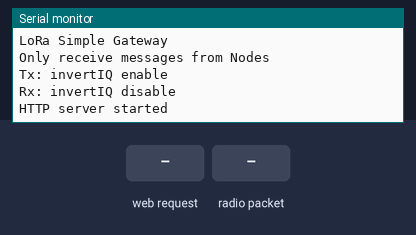
Simulated run of this sketch. Board: ESP32. Parts: the last lines printed to the serial monitor. The test bench sets the inputs (shaded band). No radio packets arrive unless stated.

Above: at 1.3 s.
1.4 s: HTTP request GET / received
At 2.5 s:
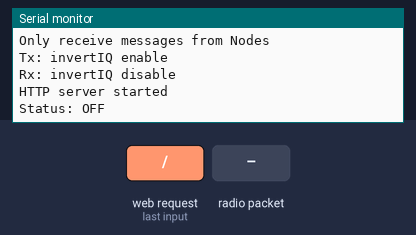
2.9 s: radio packet "1" arrives
At 3.4 s:
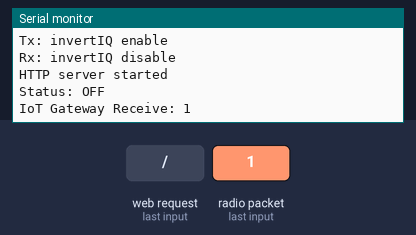
5.9 s: HTTP request GET /led1on received
At 7.1 s:
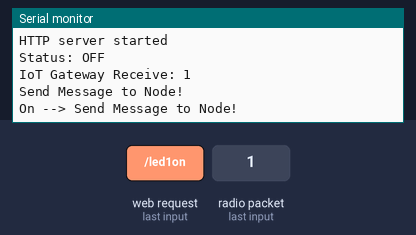
7.4 s: HTTP request GET /led1off received
At 8.3 s:
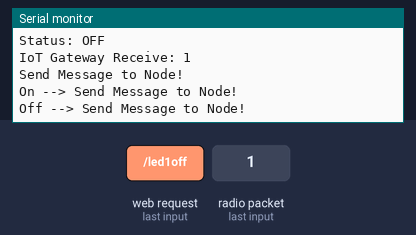

Measured:
- after the input at 1.4 s, the serial monitor: prints a new line at once (image 1)
- after the input at 2.9 s, the serial monitor: prints a new line at once (image 2)
- after the input at 5.9 s, the serial monitor: prints a new line at once (image 3)
- after the input at 7.4 s, the serial monitor: prints a new line at once (image 4)

The sketch:

Eja_Gateway.ino
```cpp
// LoRa Gateway:::

// include libraries
#include <WiFi.h>
#include <WebServer.h>

#include <SPI.h>
#include <LoRa.h>


// Replace with your network credentials
const char* ssid = "EJA_LoRa";
const char* password = "12345678";


IPAddress local_ip(192,168,1,1);
IPAddress gateway(192,168,1,1);
IPAddress subnet(255,255,255,0);

WebServer server(80);


bool LED1status = LOW;


// --> 433 MHz, 868 MHz (Europe),
//     915 MHz (Australia and North America) and
//     923 MHz (Asia).
// LoRa Frequency
const long frequency = 915E6;

// LoRa radio chip select
const int csPin = 2;
// LoRa radio reset
const int resetPin = 15;
// depends on board; must be a hardware interrupt pin
const int irqPin = 13;

void setup()
{
  // initialize serial
  Serial.begin(115200);
  while (!Serial);

  // LoRa pin setup
  LoRa.setPins(csPin, resetPin, irqPin);

  // wait up to successfully LoRa initialization
  if (!LoRa.begin(frequency))
  {
    Serial.println("LoRa init failed. Check your connections.");
    // if failed, do nothing
//    while (true);
  }

  Serial.println("LoRa init succeeded.");
  Serial.println();
  Serial.println("LoRa Simple Gateway");
  Serial.println("Only receive messages from Nodes");
  Serial.println("Tx: invertIQ enable");
  Serial.println("Rx: invertIQ disable");
  Serial.println();

  // onReceive callback
  LoRa.onReceive(Gateway_onReceive_callback);
  // onTxDone callback
  LoRa.onTxDone(Gateway_onTxDone_callback);
  IoT_GatewayLoRa_into_rxMode();

  WiFi.softAP(ssid, password);
  WiFi.softAPConfig(local_ip, gateway, subnet);
  delay(100);

  server.on("/", handle_OnConnect);
  server.on("/led1on", handle_led1on);
  server.on("/led1off", handle_led1off);

  server.onNotFound(handle_NotFound);

  server.begin();
  Serial.println("HTTP server started");

}

void loop()
{
  // repeat every 5 sec interval
  if (runEvery(5000))
  {
    String message = "Message from Gateway: ";
    message += "Gateway working!!!!! ";
    message += millis();
    // send a message to LoRa Node
    LoRa_sendMessagetoNode(message);
    Serial.println("Send Message to Node!");
  }
  server.handleClient();
}

// function for Gateway LoRa into RX mode
void IoT_GatewayLoRa_into_rxMode()
{
  // normal mode
  LoRa.disableInvertIQ();
  // set receive mode
  LoRa.receive();
}

// function for Gateway LoRa into TX mode
void IoTLoRa_into_txMode()
{
  // set standby mode
  LoRa.idle();
  // active invert I and Q signals
  LoRa.enableInvertIQ();
}

// function to send message to LoRa Node
void LoRa_sendMessagetoNode(String message)
{
  // set tx mode
  IoTLoRa_into_txMode();
  // start packet
  LoRa.beginPacket();
  // add payload
  LoRa.print(message);
  // finish packet and send it
  LoRa.endPacket(true);
}

// callback function for receive packet from LoRa Node
void Gateway_onReceive_callback(int packetSize)
{
  // to store message from LoRa Node
  String message = "";
  // Node LoRa any message that parse into "message"
  while (LoRa.available())
  {
    message += (char)LoRa.read();
  }
  Serial.print("IoT Gateway Receive: ");
  Serial.println(message);
}

// callback function for successfully receive packet from LoRa Node
void Gateway_onTxDone_callback()
{
  Serial.println("IoT_GatewayTxDone");
  // LoRa setup into RX mode
  IoT_GatewayLoRa_into_rxMode();
}

// function to run every interval setup
boolean runEvery(unsigned long interval)
{
  static unsigned long previousMillis = 0;
  unsigned long currentMillis = millis();
  if (currentMillis - previousMillis >= interval)
  {
    previousMillis = currentMillis;
    return true;
  }
  return false;
}

void handle_OnConnect() {
  LED1status = LOW;
  Serial.println("Status: OFF");
  server.send(200, "text/html", SendHTML(LED1status));
}

void handle_led1on() {
    String message = "ON_REQUEST";
    // send a message to LoRa Node
    LoRa_sendMessagetoNode(message);
    Serial.println("On --> Send Message to Node!");
  LED1status = HIGH;
  server.send(200, "text/html", SendHTML(true));
}

void handle_led1off() {
    String message = "OFF_REQUEST";
    // send a message to LoRa Node
    LoRa_sendMessagetoNode(message);
    Serial.println("Off --> Send Message to Node!");
  LED1status = LOW;
  server.send(200, "text/html", SendHTML(false));
}


void handle_NotFound(){
  server.send(404, "text/plain", "Not found");
}

String SendHTML(uint8_t led1stat){
  String ptr = "<!DOCTYPE html> <html>\n";
  ptr +="<head><meta name=\"viewport\" content=\"width=device-width, initial-scale=1.0, user-scalable=no\">\n";
  ptr +="<title>LED Control</title>\n";
  ptr +="<style>html { font-family: Helvetica; display: inline-block; margin: 0px auto; text-align: center;}\n";
  ptr +="body{margin-top: 50px;} h1 {color: #444444;margin: 50px auto 30px;} h3 {color: #444444;margin-bottom: 50px;}\n";
  ptr +=".button {display: block;width: 80px;background-color: #3498db;border: none;color: white;padding: 13px 30px;text-decoration: none;font-size: 25px;margin: 0px auto 35px;cursor: pointer;border-radius: 4px;}\n";
  ptr +=".button-on {background-color: #3498db;}\n";
  ptr +=".button-on:active {background-color: #2980b9;}\n";
  ptr +=".button-off {background-color: #34495e;}\n";
  ptr +=".button-off:active {background-color: #2c3e50;}\n";
  ptr +="p {font-size: 14px;color: #888;margin-bottom: 10px;}\n";
  ptr +="</style>\n";
  ptr +="</head>\n";
  ptr +="<body>\n";
  ptr +="<h1>EJA_LoRa Web Server</h1>\n";
  ptr +="<h3>Using Access Point(AP) Mode</h3>\n";

   if(led1stat)
  {ptr +="<p>LED1 Status: ON</p><a class=\"button button-off\" href=\"/led1off\">OFF</a>\n";}
  else
  {ptr +="<p>LED1 Status: OFF</p><a class=\"button button-on\" href=\"/led1on\">ON</a>\n";}

  ptr +="</body>\n";
  ptr +="</html>\n";
  return ptr;
}
```
